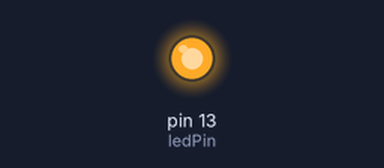
This sketch was run on a simulated Arduino Mega 2560, built with avr-gcc and run on an emulated ATmega2560. On the bench: output pins drawn as LEDs (lit = HIGH).

Above: at 2.0 s.
At 6.0 s:
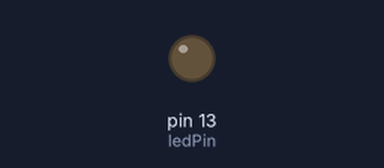
Timing chart, 0 to 10.4 s (numbered marks = the images above):
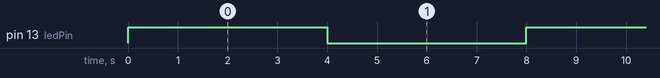

The sketch:

Essai2.ino
```cpp
#define ledPin 13

void setup()
{
	pinMode(ledPin, OUTPUT);

	// initialize timer1
	noInterrupts();           // disable all interrupts
	TCCR3A = 0;
	TCCR3B = 0;
	TCNT3 = 0;

	OCR3A = 62500;            // compare match register 16MHz/256/2Hz
	TCCR3B |= (1 << WGM32);   // CTC mode
	TCCR3B |= (1 << CS32);
	TCCR3B |= (1 << CS30); // 256 prescaler
	TIMSK3 |= (1 << OCIE3A);  // enable timer compare interrupt
	interrupts();             // enable all interrupts
}

ISR(TIMER3_COMPA_vect)          // timer compare interrupt service routine
{
	digitalWrite(ledPin, digitalRead(ledPin) ^ 1);   // toggle LED pin
}

void loop()
{
	// your program here...
}
```

Measured:
- by itself, pin 13 (ledPin): alternates HIGH for 4.0 s and LOW for 4.0 s
